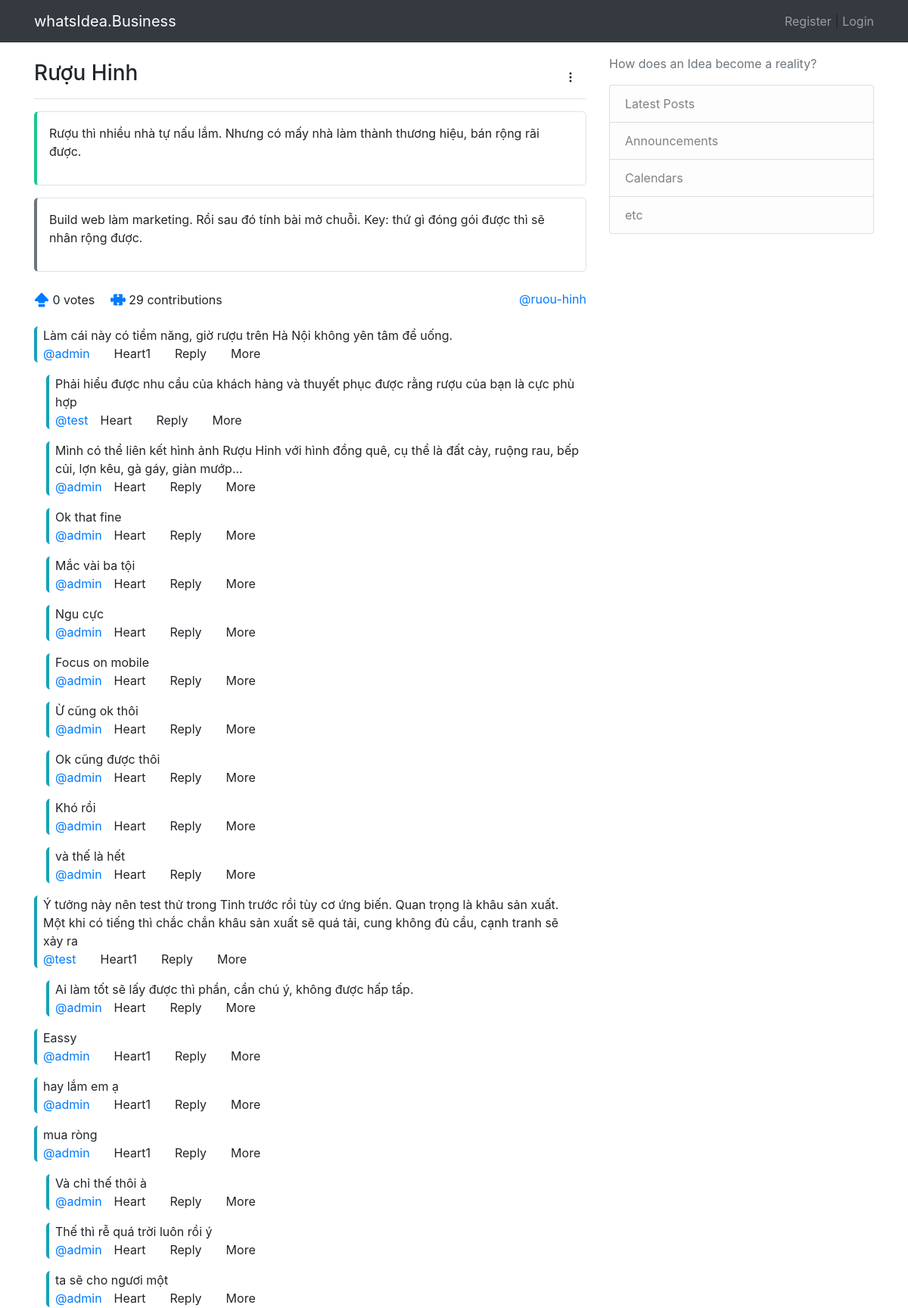
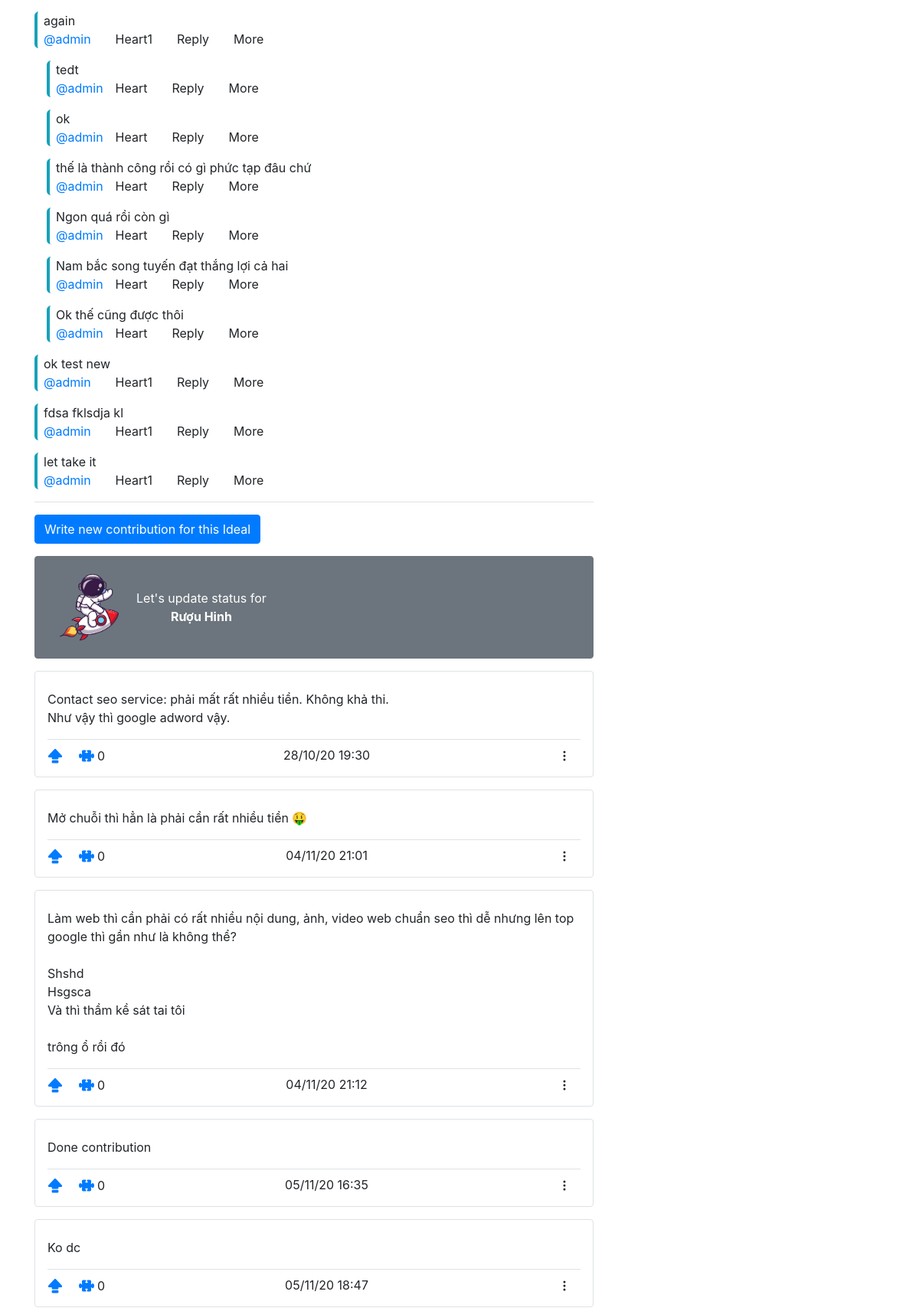
/idea/ruou-hinh/ (upper part), run on the app's committed database (2 pictures, top to bottom).
### core/models.py (models this page shows, shortened)
class Idea(models.Model):
    user = models.ManyToManyField(User)
    title = models.CharField(max_length=500)
    slug = models.SlugField(max_length=500, unique=True)
    problem = models.TextField()
    solution = models.TextField()
    is_publish = models.BooleanField(default=True)
    is_success = models.BooleanField(default=False)
    address = models.CharField(max_length=200, blank=True)
    phone = models.CharField(max_length=12, blank=True)
    website = models.CharField(max_length=30, blank=True)
    corver_image = models.ImageField(upload_to="media/", blank=True)
    date_created = models.DateTimeField(auto_now_add=True)

class Contribution(models.Model):
    idea = models.ForeignKey(Idea, on_delete=models.CASCADE, null=True, blank=True)
    post = models.ForeignKey(Post, on_delete=models.CASCADE, null=True, blank=True)
    user = models.ForeignKey(User, null=False, on_delete=models.CASCADE)
    parent = models.ForeignKey(
        "self", blank=True, null=True, related_name="children", on_delete=models.CASCADE)
    content = models.TextField()
    date_created = models.DateTimeField(auto_now_add=True)
    def __str__(self):
        return str(self.content)

class Post(models.Model):
    idea = models.ForeignKey(Idea, on_delete=models.CASCADE)
    user = models.ForeignKey(User, null=False, on_delete=models.CASCADE)
    content = models.TextField()
    date_created = models.DateTimeField(auto_now_add=True)
    class Meta:
        ordering = ["date_created"]

### idea/views.py (the view)
# urls.py: path("<slug:slug>/", views.idea_detail, name="idea-detail-page")
def idea_detail(request, slug):
    idea = get_object_or_404(models.Idea, slug=slug)
    contributions = idea.contribution_set.filter(parent__isnull=True)
    context = {
        "idea": idea,
        "contributions": contributions
    }
    return render(request, "idea-detail.html", context)

### templates/idea-detail.html (shortened to what this page needs)
{% extends 'base.html' %}
{%load static %}
{% load crispy_forms_tags %}
{% block content %}
<main>
    <nav class="navbar px-0 border-bottom">
        <h1 class="h3">{{ idea.title }}</h1>
        <div class="dropdown">
            <button type="button" class="btn" data-toggle="dropdown">
                <svg width="1em" height="1em" viewBox="0 0 16 16" class="bi bi-three-dots-vertical" fill="currentColor"
                    xmlns="http://www.w3.org/2000/svg">
                    <path fill-rule="evenodd"
                        d="M9.5 13a1.5 1.5 0 1 1-3 0 1.5 1.5 0 0 1 3 0zm0-5a1.5 1.5 0 1 1-3 0 1.5 1.5 0 0 1 3 0zm0-5a1.5 1.5 0 1 1-3 0 1.5 1.5 0 0 1 3 0z">
                    </path>
                </svg>
            </button>
        </div>
    </nav>
    <div class="p-3 my-3 border border-left-success">
        <p>{{ idea.problem }}</p>
    </div>
    <div class="p-3 my-3 border border-left-secondary">
        <p>{{ idea.solution }}</p>
    </div>
    <section class="contribution-area">
        <div class="d-flex justify-content-between align-items-center">
            <div class="vote">
                <a class="navbar-brand mr-0" href="">
                </a>
                <span>{{ idea.vote_set.all.count }} votes</span>
                <a class="navbar-brand mr-0 ml-3" href="">
                </a>
                <span>{{ idea.contribution_set.all.count }} contributions</span>
            </div>
            <a href="{% url 'idea-detail-page' idea.slug %}">
                @{{ idea.slug }}
            </a>
        </div>
        <div class="contribution-area">
            {% for contribution in contributions %}
            <div>
                <div class="contributions mt-3 px-2 border-left-info">
                    <div class="contribution-content">
                        <p class="m-0"> {{ contribution }} </p>
                    </div>
                    <div class="d-flex align-items-center p-0">
                        <div class="mr-3">
                            <a href="">@{{ contribution.user }}</a>
                        </div>
                        <div class="d-flex align-items-center p-0 align-items-center">
                            <span class="mx-3">Heart1</span>
                            <span class="mx-3 btn-reply" data-toggle="collapse"
                                data-target="#sub-contribution-form-{{ contribution.id }}"
                                data-contribution_id="{{ contribution.id }}">Reply</span>
                            <div class="dropup">
                                <span class="mx-3" data-toggle="dropdown">More</span>
                            </div>
                        </div>
                    </div>
                </div>
                {% for sub in contribution.children.all %}
                <div class="subs mt-3 ml-3 px-2 border-left-info">
                    <div class="contribution-content">
                        <p class="m-0 "> {{ sub }}</p>
                    </div>
                    <div class="d-flex p-0">
                        <div>
                            <a href="">@{{ sub.user }}</a>
                        </div>
                        <div class="navbar p-0">
                            <span class="mx-3">Heart</span>
                            <span class="mx-3 btn-reply" data-toggle="collapse"
                                data-target="#sub-contribution-form-{{ contribution.id }}"
                                data-contribution_id="{{ contribution.id }}">Reply</span>
                            <div class="dropup inline-block">
                                <span class="mx-3" data-toggle="dropdown">More</span>
                            </div>
                        </div>
                    </div>
                </div>
                {% endfor %}
            </div>
            {% endfor %}
            <div class="create-parent-contribution-area mt-3 pt-3 border-top">
                <button class="btn btn-primary" type="button" data-toggle="collapse" data-target="#collapseExample"
                    aria-expanded="false" aria-controls="collapseExample">
                    Write new contribution for this Ideal
                </button>
            </div>
        </div>
    </section>
    <section class="post-area mt-3">
        <div class="post-create-area">
            <div class="btn btn-secondary w-100 cursor-pointer d-flex align-items-center" data-toggle="modal"
                data-target="#exampleModal">
                <img src="/static/img/say-hi.png" alt="" style="width: 120px;">
                <div class="d-inline">
                    <span>Let's update status for</span> <br>
                    <strong> {{ idea.title }}</strong>
                </div>
            </div>
        </div>
        {% for post in idea.post_set.all %}
        <div class="post border px-3 my-3 rounded">
            <div class="" style="white-space: pre-line;">
                {{ post.content }}
            </div>
            <div class="navbar border-top p-0 mt-3 mb-2">
                <div class="vote">
                    <a class="navbar-brand mr-0" href="">
                    </a>
                    <a class="navbar-brand mr-0 ml-3" href="">
                    </a>
                    <span>{{ post.contribution_set.all.count }}</span>
                </div>
                <span>{{ post.date_created | date:"d/m/y H:i" }}</span>
                <div class="dropup">
                    <button type="button" class="btn" id="dropdownMenuButton" data-toggle="dropdown"
                        aria-haspopup="true" aria-expanded="false">
                        <svg width="1em" height="1em" viewBox="0 0 16 16" class="bi bi-three-dots-vertical"
                            fill="currentColor" xmlns="http://www.w3.org/2000/svg">
                            <path fill-rule="evenodd"
                                d="M9.5 13a1.5 1.5 0 1 1-3 0 1.5 1.5 0 0 1 3 0zm0-5a1.5 1.5 0 1 1-3 0 1.5 1.5 0 0 1 3 0zm0-5a1.5 1.5 0 1 1-3 0 1.5 1.5 0 0 1 3 0z">
                            </path>
                        </svg>
                    </button>
                </div>
            </div>
        </div>
        {% endfor %}
    </section>
</main>
{% endblock content %}

### templates/base.html (style rules this page uses)
.cursor-pointer { cursor: pointer; }

### templates/idea-detail.html (style rules this page uses)
.border-left-success { border-left: .25rem solid #1cc88a !important; border-radius: .35rem; }
.border-left-info { border-left: .25rem solid #17A2B8 !important; border-radius: .35rem; }
.border-left-secondary { border-left: .25rem solid #6c757d !important; border-radius: .35rem; }

### data on the page
Idea: title "Rượu Hinh", problem "Rượu thì nhiều nhà tự nấu lắm. Nhưng có mấy nhà làm thành thương hiệu, bán rộng rãi được.", solution "Build web làm marketing. Rồi sau đó tính bài mở chuỗi. Key: thứ gì đóng gói được thì sẽ nhân rộng được.", vote_set.all.count "0", contribution_set.all.count "29", slug "ruou-hinh"
Contribution: content "Làm cái này có tiềm năng, giờ rượu trên Hà Nội không yên tâm để uống.", user "admin"
Contribution: content "Phải hiểu được nhu cầu của khách hàng và thuyết phục được rằng rượu của bạn là cực phù hợp", user "test"
Contribution: content "Mình có thể liên kết hình ảnh Rượu Hinh với hình đồng quê, cụ thể là đất cày, ruộng rau, bếp củi, lợn kêu, gà gáy, giàn mướp...", user "admin"
Contribution: content "Ok that fine", user "admin"
Contribution: content "Mắc vài ba tội", user "admin"
Contribution: content "Ngu cực", user "admin"
Contribution: content "Focus on mobile", user "admin"
Contribution: content "Ừ cũng ok thôi", user "admin"
Contribution: content "Ok cũng được thôi", user "admin"
Contribution: content "Khó rồi", user "admin"
Contribution: content "và thế là hết", user "admin"
Contribution: content "Ý tưởng này nên test thử trong Tỉnh trước rồi tùy cơ ứng biến. Quan trọng là khâu sản xuất. Một khi có tiếng thì chắc chắn khâu sản xuất sẽ quá tải, cung không đủ cầu, cạnh tranh sẽ xảy ra", user "test"
Contribution: content "Ai làm tốt sẽ lấy được thì phần, cần chú ý, không được hấp tấp.", user "admin"
Contribution: content "Eassy", user "admin"
Contribution: content "hay lắm em ạ", user "admin"
Contribution: content "mua ròng", user "admin"
Contribution: content "Và chỉ thế thôi à", user "admin"
Contribution: content "Thế thì rễ quá trời luôn rồi ý", user "admin"
Contribution: content "ta sẽ cho ngươi một", user "admin"
Contribution: content "again", user "admin"
Contribution: content "tedt", user "admin"
Contribution: content "ok", user "admin"
Contribution: content "thế là thành công rồi có gì phức tạp đâu chứ", user "admin"
Contribution: content "Ngon quá rồi còn gì", user "admin"
Contribution: content "Nam bắc song tuyến đạt thắng lợi cả hai", user "admin"
Contribution: content "Ok thế cũng được thôi", user "admin"
Contribution: content "ok test new", user "admin"
Contribution: content "fdsa fklsdja kl", user "admin"
Contribution: content "let take it", user "admin"
Post: content "Contact seo service: phải mất rất nhiều tiền. Không khả thi. Như vậy thì google adword vậy.", contribution_set.all.count "0", date_created "28/10/20 19:30"
Post: content "Mở chuỗi thì hẳn là phải cần rất nhiều tiền 🤑", contribution_set.all.count "0", date_created "04/11/20 21:01"
Post: content "Làm web thì cần phải có rất nhiều nội dung, ảnh, video web chuẩn seo thì dễ nhưng lên top google thì gần như là không thể? Shshd Hsgsca Và thì thầm kề sát tai tôi trông ổ rồi đó", contribution_set.all.count "0", date_created "04/11/20 21:12"
Post: content "Done contribution", contribution_set.all.count "0", date_created "05/11/20 16:35"
Post: content "Ko dc", contribution_set.all.count "0", date_created "05/11/20 18:47"
